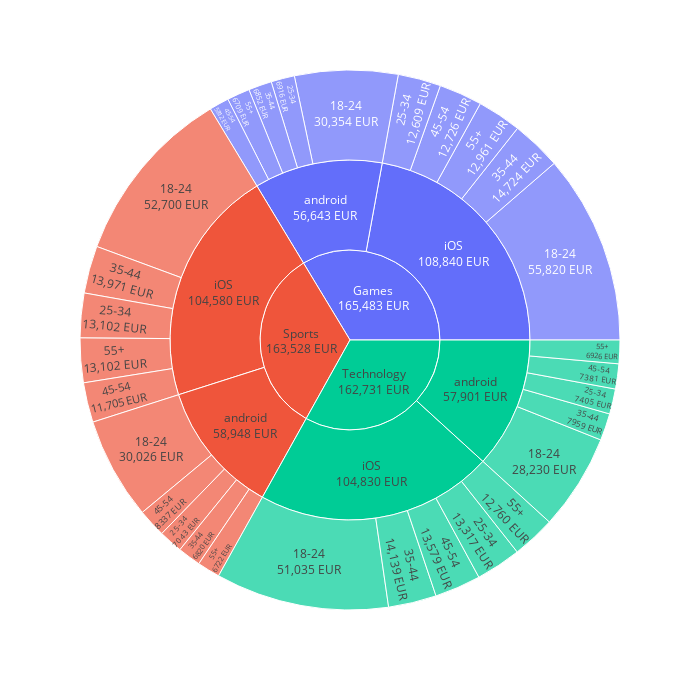

Source (notebook cell):
### Markdown cell above
In order to put everything in one graph I will use the Plotly's Sunburst chart.

Plotly allows to plot interactive graphs. E.g. if you click in Games category, you will be able to see how the devices and ages are distributed in this category.

The donation amount is also printed below each category.

### Code cell
fig = px.sunburst(df.query('category in @categories_to_plot'), path=['category', 'device', 'age'], values='amount')
fig.update_layout(
    width=700,
    height=700)
fig.update_traces(texttemplate="%{label}<br>%{value} EUR")

### Figure 1 — Plotly figure (JSON) as saved in the notebook; plotly's stock layout.template omitted (floating-point values rounded to 4 significant figures)
{"data": [{"branchvalues": "total", "domain": {"x": [0, 1], "y": [0, 1]}, "hovertemplate": "labels=%{label}<br>amount=%{value}<br>parent=%{parent}<br>id=%{id}<extra></extra>", "ids": ["Games/android/18-24", "Sports/android/18-24", "Technology/android/18-24", "Games/iOS/18-24", "Sports/iOS/18-24", "Technology/iOS/18-24", "Games/android/25-34", "Sports/android/25-34", "Technology/android/25-34", "Games/iOS/25-34", "Sports/iOS/25-34", "Technology/iOS/25-34", "Games/android/35-44", "Sports/android/35-44", "Technology/android/35-44", "Games/iOS/35-44", "Sports/iOS/35-44", "Technology/iOS/35-44", "Games/android/45-54", "Sports/android/45-54", "Technology/android/45-54", "Games/iOS/45-54", "Sports/iOS/45-54", "Technology/iOS/45-54", "Games/android/55+", "Sports/android/55+", "Technology/android/55+", "Games/iOS/55+", "Sports/iOS/55+", "Technology/iOS/55+", "Games/android", "Sports/android", "Technology/android", "Games/iOS", "Sports/iOS", "Technology/iOS", "Games", "Sports", "Technology"], "labels": ["18-24", "18-24", "18-24", "18-24", "18-24", "18-24", "25-34", "25-34", "25-34", "25-34", "25-34", "25-34", "35-44", "35-44", "35-44", "35-44", "35-44", "35-44", "45-54", "45-54", "45-54", "45-54", "45-54", "45-54", "55+", "55+", "55+", "55+", "55+", "55+", "android", "android", "android", "iOS", "iOS", "iOS", "Games", "Sports", "Technology"], "level": "3ebb0a", "name": "", "parents": ["Games/android", "Sports/android", "Technology/android", "Games/iOS", "Sports/iOS", "Technology/iOS", "Games/android", "Sports/android", "Technology/android", "Games/iOS", "Sports/iOS", "Technology/iOS", "Games/android", "Sports/android", "Technology/android", "Games/iOS", "Sports/iOS", "Technology/iOS", "Games/android", "Sports/android", "Technology/android", "Games/iOS", "Sports/iOS", "Technology/iOS", "Games/android", "Sports/android", "Technology/android", "Games/iOS", "Sports/iOS", "Technology/iOS", "Games", "Sports", "Technology", "Games", "Sports", "Technology", "", "", ""], "texttemplate": "%{label}<br>%{value} EUR", "type": "sunburst", "values": [30354, 30026, 28230, 55820, 52700, 51035, 6916, 7043, 7405, 12609, 13102, 13317, 6852, 6820, 7959, 14724, 13971, 14139, 5812, 8337, 7381, 12726, 11705, 13579, 6709, 6722, 6926, 12961, 13102, 12760, 56643, 58948, 57901, 108840, 104580, 104830, 165483, 163528, 162731]}], "layout": {"height": 700, "legend": {"tracegroupgap": 0}, "margin": {"t": 60}, "width": 700}}
